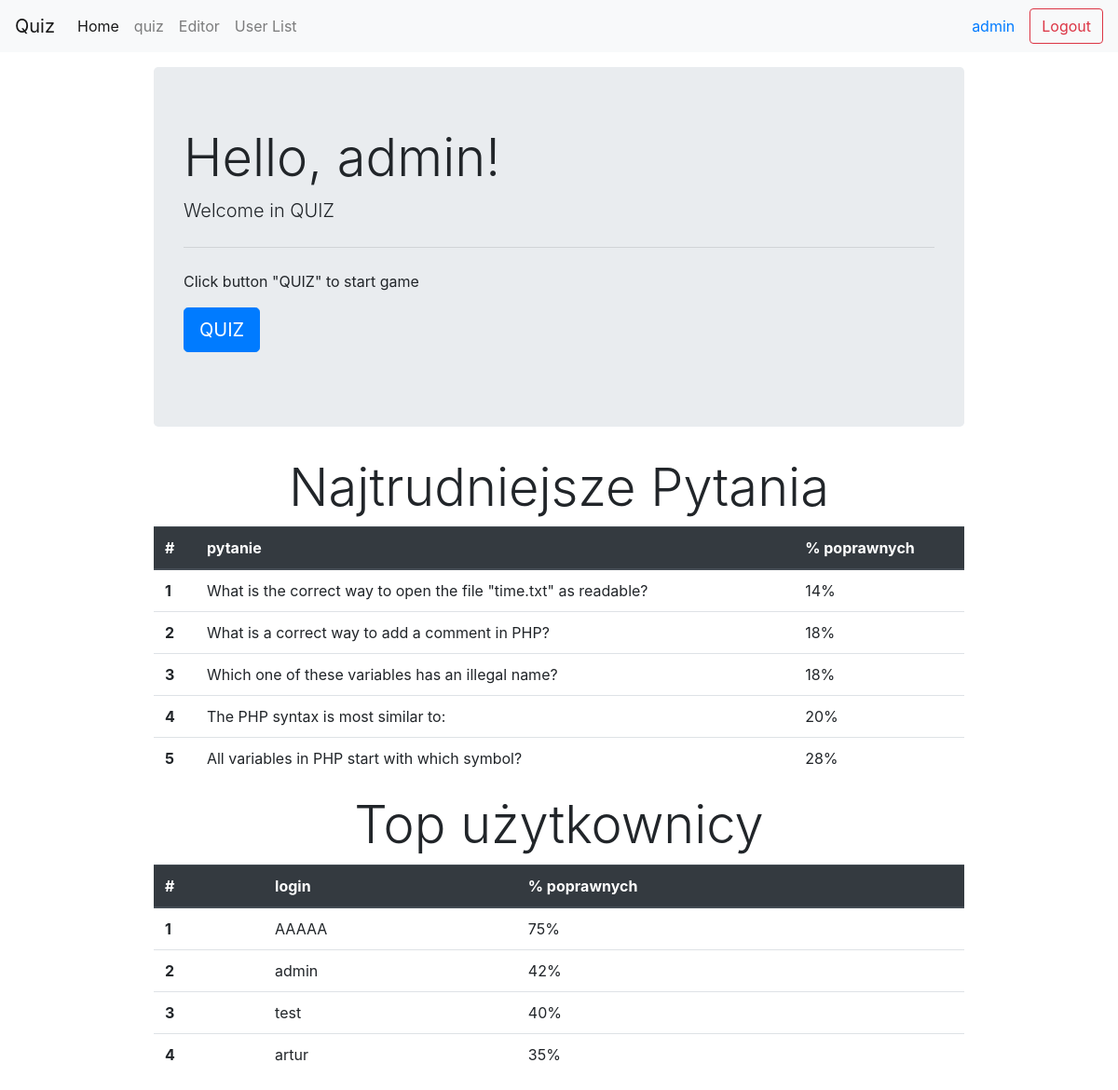
Screenshot of /index.php (signed in) with the database file from the repository.
### tables this page shows
CREATE TABLE `questions` (
  `id` int(3) NOT NULL,
  `question` varchar(255) NOT NULL,
  `a` varchar(255) NOT NULL,
  `b` varchar(255) NOT NULL,
  `c` varchar(255) NOT NULL,
  `d` varchar(255) NOT NULL,
  `correct` char(1) NOT NULL,
  `all_answers` int(11) NOT NULL,
  `correct_answers` int(11) NOT NULL
);

CREATE TABLE `users` (
  `id` int(11) NOT NULL,
  `login` varchar(50) NOT NULL,
  `password` varchar(255) NOT NULL,
  `admin` int(1) NOT NULL DEFAULT 0,
  `all_answers` int(3) NOT NULL,
  `correct_answers` int(3) NOT NULL
);

### index.php (the view, shortened to what this page needs)
<?php
include('session.php');
?>
<html>
<head>
   <?php
   include('head.php');
   ?>
</head>
<body>
   <?php
   include('nav.php');
   ?>
   <div class="container mt-3 col-sm-9">
      <div class="jumbotron">
         <h1 class="display-4">Hello, <?php echo $_SESSION['login_user']; ?>!</h1>
         <p class="lead">Welcome in QUIZ</p>
         <hr class="my-4">
         <p>Click button "QUIZ" to start game</p>
         <p class="lead">
            <a class="btn btn-primary btn-lg" href="quiz.php" role="button">QUIZ</a>
         </p>
      </div>
   </div>
   <h1 class="display-4 text-center">Najtrudniejsze Pytania</h1>
   <?php
   echo '
   <div class="container col-sm-9 d-flex justify-content-center">
   <table class="table">
      <thead class="thead-dark">
         <tr>
            <th scope="col">#</th>
            <th scope="col">pytanie</th>
            <th scope="col">% poprawnych</th>
         </tr>
      </thead>
      <tbody>
      ';
   $sql = "SELECT question, round(`correct_answers`/`all_answers`*100) as percent FROM `questions` where correct_answers>0 ORDER BY percent LIMIT 5";
   $result = $conn->query($sql);
   if ($result->num_rows > 0) {
      $i = 0;
      while ($row = $result->fetch_assoc()) {
         $i++;
         echo
            '
         <tr>
            <th scope="row">' . $i . '</th>
            <td>' . $row["question"] . '</td>
            <td>' . $row["percent"] . '%</td>
         </tr>
        ';
      }
   }
   echo '
      </tbody>
   </table></div>';
   ?>
      <h1 class="display-4 text-center">Top użytkownicy</h1>
   <?php
   echo '
   <div class="container col-sm-9 d-flex justify-content-center">
   <table class="table">
      <thead class="thead-dark">
         <tr>
            <th scope="col">#</th>
            <th scope="col">login</th>
            <th scope="col">% poprawnych</th>
         </tr>
      </thead>
      <tbody>
      ';
   $sql = "SELECT login, round(`correct_answers`/`all_answers`*100) as percent FROM `users` where correct_answers>0 ORDER BY percent DESC LIMIT 10";
   $result = $conn->query($sql);
   if ($result->num_rows > 0) {
      $i = 0;
      while ($row = $result->fetch_assoc()) {
         $i++;
         echo
            '
         <tr>
            <th scope="row">' . $i . '</th>
            <td>' . $row["login"] . '</td>
            <td>' . $row["percent"] . '%</td>
         </tr>
        ';
      }
   }
   echo '
      </tbody>
   </table></div>';
   ?>
</body>
</html>

### rows the page displays
questions: question "What is the correct way to open the file \"time.txt\" as readable?", percent "14"
questions: question "What is a correct way to add a comment in PHP?", percent "18"
questions: question "Which one of these variables has an illegal name?", percent "18"
questions: question "The PHP syntax is most similar to:", percent "20"
questions: question "All variables in PHP start with which symbol?", percent "28"
users: login "AAAAA", percent "75"
users: login "admin", percent "42"
users: login "test", percent "40"
users: login "artur", percent "35"

### other values shown
$_SESSION["login_user"] "admin"
$_SESSION['login_user'] "admin"
